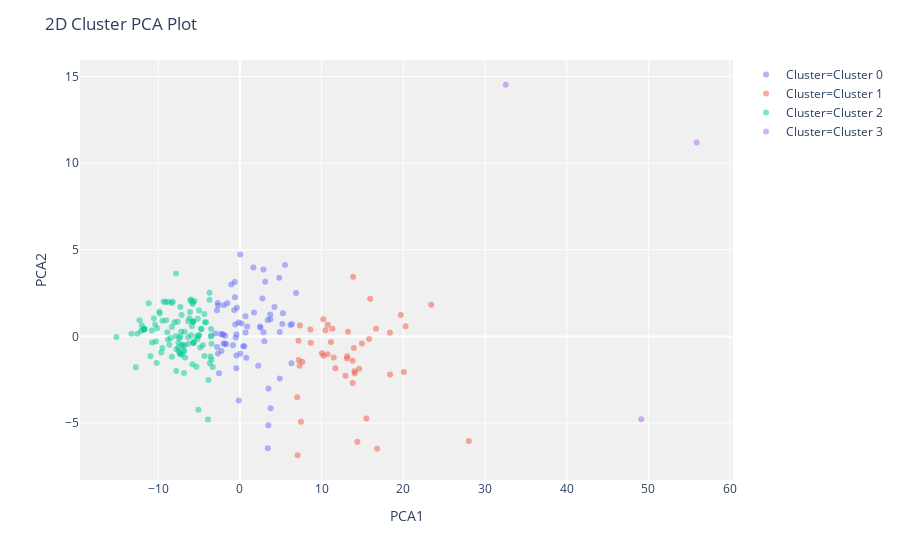

Notebook code cell kept with this figure:
### Markdown cell above
# 5. Analyze Model

### Code cell
plot_model(kmeans)

### Figure 1 — Plotly figure (JSON) as saved in the notebook; plotly's stock layout.template omitted (floating-point values rounded to 4 significant figures)
{"data": [{"customdata": [["Honduras"], ["Dominica"], ["Djibouti"], ["Samoa"], ["San Marino"], ["Sao Tome and Principe"], ["Colombia"], ["Chile"], ["Cabo Verde"], ["Solomon Islands"], ["Bulgaria"], ["South Africa"], ["Brazil"], ["Botswana"], ["Bolivia"], ["Bhutan"], ["Belarus"], ["Barbados"], ["St. Lucia"], ["St. Vincent and the Grenadines"], ["Russian Federation"], ["Suriname"], ["Romania"], ["Estonia"], ["Moldova"], ["Malawi"], ["Monaco"], ["Macedonia, FYR"], ["Lithuania"], ["Lebanon"], ["Latvia"], ["Montenegro"], ["Mozambique"], ["Namibia"], ["Jordan"], ["Israel"], ["Nicaragua"], ["Hungary"], ["Guyana"], ["Grenada"], ["Panama"], ["Papua New Guinea"], ["Poland"], ["El Salvador"], ["Argentina"], ["Seychelles"], ["Swaziland"], ["Small states"], ["Tonga"], ["Vanuatu"], ["Pacific island small states"], ["Other small states"], ["Tunisia"], ["East Asia & Pacific"], ["Turkey"], ["Ukraine"], ["Antigua and Barbuda"], ["Europe & Central Asia (IDA & IBRD countries)"], ["Latin America & the Caribbean (IDA & IBRD countries)"], ["Latin America & Caribbean (excluding high income)"], ["Latin America & Caribbean"], ["Europe & Central Asia (excluding high income)"], ["Thailand"], ["Uruguay"], ["Central Europe and the Baltics"], ["Algeria"], ["Andorra"]], "hoverlabel": {"namelength": 0}, "hovertemplate": "Cluster=Cluster 0<br>PCA1=%{x}<br>PCA2=%{y}<br>Feature=%{customdata[0]}", "legendgroup": "Cluster=Cluster 0", "marker": {"color": "#636efa", "opacity": 0.5, "symbol": "circle"}, "mode": "markers", "name": "Cluster=Cluster 0", "showlegend": true, "textposition": "top center", "type": "scatter", "x": [0.05238, -0.6963, 3.496, 2.239, 2.997, -1.983, 5.269, -2.982, -0.5993, 6.323, 0.9043, -0.4167, -1.833, -1.687, -0.8537, 2.885, 3.097, 0.5413, -1.785, -0.5138, -0.3639, 0.04058, 0.7748, 3.712, 4.883, 3.421, -2.012, 4.812, 3.398, -1.059, -0.1505, 5.522, -1.542, 2.475, 6.379, 4.232, -0.4235, 6.877, 2.763, -2.71, 6.183, 1.736, 2.892, 0.4067, 1.655, -0.6367, 3.478, -2.803, 0.6882, -2.68, 2.521, -2.678, -2.26, 3.732, -0.4374, 0.6817, -2.79, 0.1883, -2.335, -2.079, -2.087, -0.5707, -0.1308, 3.753, 5.197, -2.564, 4.883], "xaxis": "x", "y": [-1.006, 1.531, -3.002, -1.688, -0.274, 1.791, 1.336, 0.1609, 2.254, -1.547, 0.573, 0.1136, -0.4294, -0.4538, -0.5171, 3.857, 3.149, -0.5684, 0.0313, -0.06758, 1.658, 4.734, -1.239, 1.264, 0.2593, -6.449, -0.4155, 3.387, 0.9532, 2.993, 0.8003, 4.121, 1.914, 0.576, 0.7145, 1.7, -1.096, 2.507, 2.186, 1.923, 0.6587, 1.377, 0.2418, -0.5632, 3.974, 3.143, -5.131, 1.503, 0.2304, -0.9892, 0.5194, 1.781, -0.841, 0.9928, -1.831, 1.16, -0.6085, 0.7464, 0.1389, 0.1293, 0.09429, 0.6821, -3.707, -4.153, 0.7127, -2.13, -2.434], "yaxis": "y"}, {"customdata": [["Micronesia, Fed. Sts."], ["Kiribati"], ["Finland"], ["France"], ["United Kingdom"], ["Germany"], ["Malta"], ["Greece"], ["Portugal"], ["Austria"], ["European Union"], ["Japan"], ["Australia"], ["Norway"], ["Netherlands"], ["United States"], ["Iceland"], ["Italy"], ["High income"], ["New Zealand"], ["Palau"], ["World"], ["Sweden"], ["Cuba"], ["Switzerland"], ["Slovak Republic"], ["Post-demographic dividend"], ["Serbia"], ["Spain"], ["Lesotho"], ["Europe & Central Asia"], ["Maldives"], ["Costa Rica"], ["Canada"], ["OECD members"], ["Croatia"], ["Ireland"], ["North America"], ["Czech Republic"], ["Denmark"], ["Euro area"], ["Belgium"], ["Slovenia"], ["Bosnia and Herzegovina"], ["Luxembourg"]], "hoverlabel": {"namelength": 0}, "hovertemplate": "Cluster=Cluster 1<br>PCA1=%{x}<br>PCA2=%{y}<br>Feature=%{customdata[0]}", "legendgroup": "Cluster=Cluster 1", "marker": {"color": "#EF553B", "opacity": 0.5, "symbol": "circle"}, "mode": "markers", "name": "Cluster=Cluster 1", "showlegend": true, "textposition": "top center", "type": "scatter", "x": [28.03, 23.42, 10.73, 20.27, 12.93, 19.69, 7.314, 7.186, 11.14, 18.37, 14.94, 13.81, 8.675, 16.67, 14.38, 14.06, 15.95, 11.48, 13.14, 15.48, 13.86, 8.629, 18.39, 16.81, 11.69, 7.348, 13.81, 7.647, 10.04, 7.061, 13.23, 7.473, 10.22, 13.95, 13.11, 10.48, 7.171, 14.03, 10.21, 20.07, 15.82, 14.6, 11.32, 7.014, 10.75], "xaxis": "x", "y": [-6.042, 1.823, -1.031, 0.5893, -2.266, 1.243, -1.694, -1.361, -0.3178, 0.2131, -0.4117, -2.687, -0.3697, 0.4447, -6.076, -2.128, 2.169, -1.221, -1.139, -4.743, 3.442, 0.3946, -2.201, -6.478, -1.834, 0.6291, -1.41, -1.462, -0.9687, -6.86, 0.2642, -4.919, -1.114, -0.668, -1.27, 0.3514, -0.2559, -2.006, 0.9973, -2.058, -0.1447, -1.868, 0.4399, -3.519, 0.6764], "yaxis": "y"}, {"customdata": [["Vietnam"], ["Morocco"], ["Nepal"], ["Myanmar"], ["Venezuela, RB"], ["Mongolia"], ["Uzbekistan"], ["United Arab Emirates"], ["Nigeria"], ["Sudan"], ["St. Kitts and Nevis"], ["Sri Lanka"], ["Syrian Arab Republic"], ["Tajikistan"], ["Tanzania"], ["Togo"], ["Singapore"], ["Sierra Leone"], ["Mexico"], ["Niger"], ["Senegal"], ["Trinidad and Tobago"], ["Rwanda"], ["Turkmenistan"], ["Uganda"], ["Qatar"], ["Philippines"], ["Peru"], ["Paraguay"], ["Pakistan"], ["Oman"], ["Saudi Arabia"], ["Mauritius"], ["Arab World"], ["Chad"], ["Upper middle income"], ["Albania"], ["Angola"], ["Armenia"], ["Azerbaijan"], ["Bahamas, The"], ["Bahrain"], ["Bangladesh"], ["Belize"], ["Benin"], ["Brunei Darussalam"], ["Burkina Faso"], ["Burundi"], ["Cambodia"], ["Cameroon"], ["Sub-Saharan Africa (IDA & IBRD countries)"], ["Sub-Saharan Africa (excluding high income)"], ["Sub-Saharan Africa"], ["South Asia (IDA & IBRD)"], ["Caribbean small states"], ["Early-demographic dividend"], ["East Asia & Pacific (excluding high income)"], ["East Asia & Pacific (IDA & IBRD countries)"], ["Heavily indebted poor countries (HIPC)"], ["Late-demographic dividend"], ["Least developed countries: UN classification"], ["Central African Republic"], ["Low & middle income"], ["Lower middle income"], ["Middle East & North Africa"], ["Middle East & North Africa (excluding high income)"], ["Middle East & North Africa (IDA & IBRD countries)"], ["Middle income"], ["Pre-demographic dividend"], ["South Asia"], ["Low income"], ["Mauritania"], ["Zambia"], ["Comoros"], ["Yemen, Rep."], ["India"], ["Indonesia"], ["Iran, Islamic Rep."], ["Jamaica"], ["Kazakhstan"], ["Kenya"], ["Korea, Rep."], ["Kuwait"], ["Kyrgyz Republic"], ["Lao PDR"], ["Libya"], ["Madagascar"], ["Malaysia"], ["Mali"], ["China"], ["Guinea-Bissau"], ["Haiti"], ["Guatemala"], ["Congo, Dem. Rep."], ["Congo, Rep."], ["Cote d'Ivoire"], ["Cyprus"], ["Dominican Republic"], ["Ecuador"], ["Egypt, Arab Rep."], ["Equatorial Guinea"], ["Eritrea"], ["Ethiopia"], ["Fiji"], ["Gabon"], ["Gambia, The"], ["Georgia"], ["Ghana"], ["Guinea"]], "hoverlabel": {"namelength": 0}, "hovertemplate": "Cluster=Cluster 2<br>PCA1=%{x}<br>PCA2=%{y}<br>Feature=%{customdata[0]}", "legendgroup": "Cluster=Cluster 2", "marker": {"color": "#00cc96", "opacity": 0.5, "symbol": "circle"}, "mode": "markers", "name": "Cluster=Cluster 2", "showlegend": true, "textposition": "top center", "type": "scatter", "x": [-6.838, -9.484, -7.482, -15.12, -8.01, -3.71, -4.344, -7.527, -12.09, -10.19, -5.982, -9.033, -8.35, -10.74, -6.705, -8.638, -10.78, -6.071, -4.863, -6.897, -7.129, -5.193, -4.537, -7.808, -7.41, -7.288, -10.38, -4.701, -3.326, -13.27, -5.783, -5.281, -7.184, -5.978, -8.74, -3.557, -5.666, -6.176, -8.888, -11.99, -3.473, -5.14, -12.28, -3.678, -6.759, -5.554, -3.593, -3.911, -9.836, -11.82, -5.726, -5.734, -5.726, -11.72, -3.534, -5.875, -7.339, -7.339, -6.779, -3.487, -8.473, -8.329, -5.03, -10.12, -4.755, -5.669, -5.669, -5.003, -8.804, -11.72, -6.935, -8.21, -3.718, -7.132, -9.084, -11.65, -12.54, -6.295, -4.276, -6.102, -7.506, -3.842, -5.757, -3.483, -11.16, -6.852, -6.318, -7.845, -4.999, -7.086, -10.53, -9.335, -7.28, -12.75, -8.322, -9.491, -4.343, -7.781, -7.791, -7.622, -6.339, -9.859, -5.805, -4.14, -9.644, -5.068, -10.27, -5.329, -10.95], "xaxis": "x", "y": [-2.105, -0.6743, -0.8378, -0.02834, 0.8229, 2.526, 1.29, -0.3688, 0.3171, -1.531, 2.123, 0.9368, 1.928, -0.3565, -1.212, -0.4796, 0.3453, 2.054, -0.6462, -0.8647, -0.4874, -0.1471, -0.5039, 3.631, -0.09849, 1.702, 0.6894, 0.41, -1.765, 0.152, 1.877, -0.005354, 0.2696, 0.06009, 2.007, 0.01429, -0.2991, 1.048, 0.2338, 0.6302, -0.4217, 1.019, 0.9293, -1.554, 0.2722, 2.037, -1.158, -4.8, 1.32, 0.4204, 0.8553, 0.8502, 0.8553, 0.3997, 0.4273, 0.5812, -0.9945, -0.9945, -0.5069, 0.03422, -0.09237, 0.5463, 0.05559, 0.4751, 0.4488, -0.3826, -0.3826, 0.06442, -0.176, 0.3997, -0.5258, 2.002, 2.118, 1.242, 1.973, 0.4388, 0.1599, -0.4299, 0.8183, 1.408, -0.6464, -2.522, 1.978, -1.335, 1.914, -0.8159, 0.8693, 0.02881, 1.498, -1.059, 1.029, 2.01, -0.01012, -1.788, -1.176, 0.8969, -1.13, -0.7418, -2.0, 0.8433, -0.05447, 1.437, -1.607, 0.8118, -0.9218, -4.23, -0.289, -1.758, -1.145], "yaxis": "y"}, {"customdata": [["Nauru"], ["Tuvalu"], ["Marshall Islands"]], "hoverlabel": {"namelength": 0}, "hovertemplate": "Cluster=Cluster 3<br>PCA1=%{x}<br>PCA2=%{y}<br>Feature=%{customdata[0]}", "legendgroup": "Cluster=Cluster 3", "marker": {"color": "#ab63fa", "opacity": 0.5, "symbol": "circle"}, "mode": "markers", "name": "Cluster=Cluster 3", "showlegend": true, "textposition": "top center", "type": "scatter", "x": [32.54, 49.14, 55.91], "xaxis": "x", "y": [14.53, -4.779, 11.19], "yaxis": "y"}], "layout": {"autosize": true, "legend": {"tracegroupgap": 0}, "margin": {"t": 60}, "plot_bgcolor": "rgb(240,240,240)", "title": {"text": "2D Cluster PCA Plot"}, "xaxis": {"anchor": "y", "autorange": true, "domain": [0, 1], "range": [-19.67, 60.47], "title": {"text": "PCA1"}, "type": "linear"}, "yaxis": {"anchor": "x", "autorange": true, "domain": [0, 1], "range": [-8.267, 15.93], "title": {"text": "PCA2"}, "type": "linear"}}}
